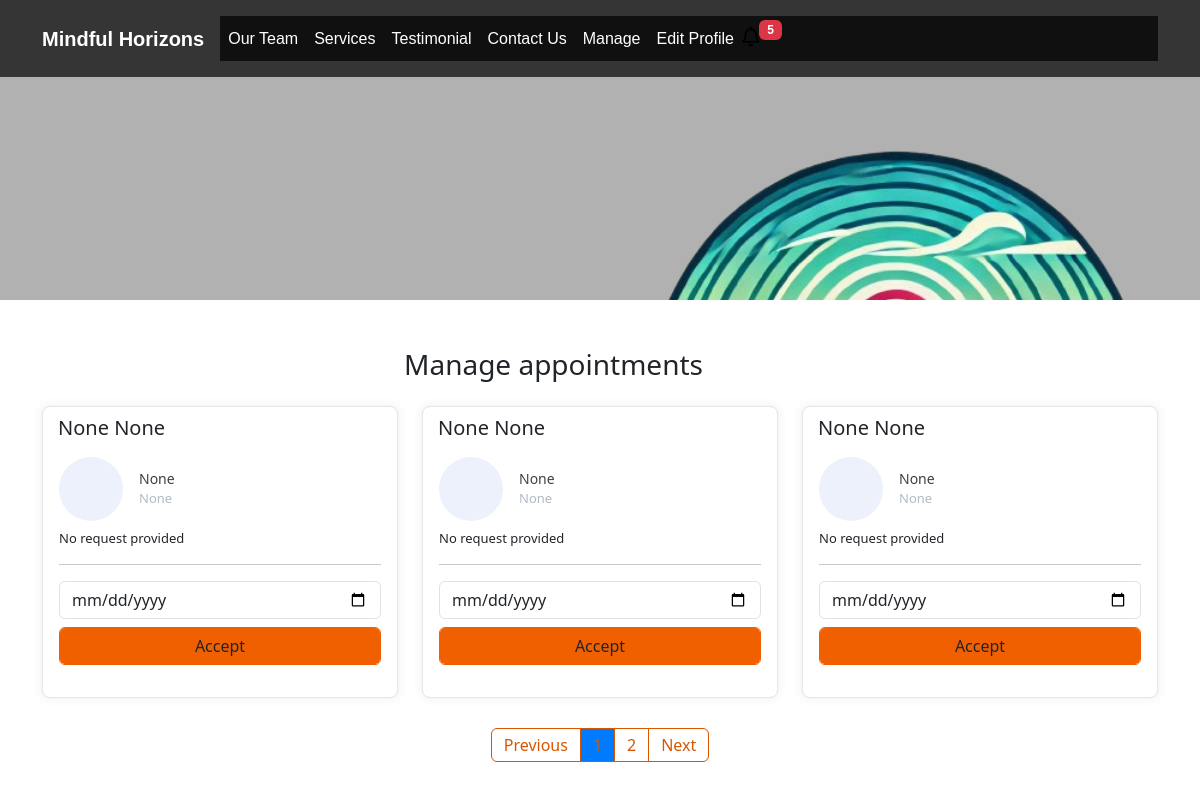
Page /manage-appointments/ (signed in) on the committed database.
### doctor/models.py (models this page shows)
class Appointment(models.Model):
    first_name = models.CharField(max_length=100, null=True, blank=True)
    last_name = models.CharField(max_length=100, null=True, blank=True)
    email = models.EmailField(max_length=254, null=True, blank=True)
    phone = models.CharField(max_length=20, null=True, blank=True)
    request = models.TextField(default='No request provided')
    accepted = models.BooleanField(default=False)
    rejected = models.BooleanField(default=False)
    accepted_date = models.DateTimeField(null=True, blank=True)
    meet_link = models.URLField(max_length=500, blank=True, null=True)
    created_at = models.DateTimeField(auto_created=True, default=timezone.now)

### doctor/views.py (the view, shortened to what this page needs)
# urls.py: path("manage-appointments/", ManageAppointmentTemplateView.as_view(), name="manage"),
class ManageAppointmentTemplateView(LoginRequiredMixin, ListView):
    template_name = "manage-appointments.html"
    model = Appointment
    context_object_name = "appointments"
    paginate_by = 3
    def get_context_data(self, **kwargs):
        context = super().get_context_data(**kwargs)
        context['title'] = 'Manage Appointments'
        return context

### doctor/context_processors.py (called while the page is built)
def get_notifications(request):
    count = Appointment.objects.filter(accepted=False).count()
    data = {
        "count":count
    }
    return data

### templates/manage-appointments.html (shortened to what this page needs)
{% extends 'base.html' %}
  {% block content %}
    <div class="container mt-5">
        <div class="col-11 text-center mt-4 mb-4">
            <h3>
                Manage appointments
            </h3>
        </div>
        <div class="row">
          {% for app in appointments %}
            <div class="col-lg-4">
                <div class="card card-margin">
                    <div class="card-header no-border">
                        <h5 class="card-title">{{ app.first_name }} {{ app.last_name }}</h5>
                    </div>
                    <div class="card-body pt-0">
                        <div class="widget-49">
                            <div class="widget-49-title-wrapper">
                                <div class="widget-49-date-primary">
                                </div>
                                <div class="widget-49-meeting-info">
                                    <span class="widget-49-pro-title">{{ app.email }}</span>
                                    <span class="widget-49-meeting-time">{{ app.phone }}</span>
                                </div>
                            </div>
                            <div class="widget-49-meeting-points">
                                <span>{{ app.request }}</span>
                            </div>
                            <hr class="w-100">
                            {% if app.accepted == False %}
                            <form method="POST" action="{% url 'manage' %}">
                            <div class="form-group">
                                <input type="date" name="date" class="form-control mb-2"
                                    placeholder="dd-mm-yyyy" value=""
                                    min="1997-01-01" max="2030-12-31">
                                <input class="btn-block btn-primary form-control" type="submit" value="Accept" >
                            </div>
                          </form>
                          {% endif %}
                        </div>
                    </div>
                </div>
            </div>
            {% endfor %}
            {% if is_paginated %}
            <div class="wrapper">
                <nav aria-label="Page navigation example">
                    <ul class="pagination">
                        {% if page_obj.has_previous %}
                        <li class="page-item">
                            <a class="page-link" href="?page={{ page_obj.previous_page_number }}" aria-label="Previous">Previous</a>
                        </li>
                        {% else %}
                        <li class="page-item disabled">
                            <a class="page-link" href="#" aria-label="Previous">Previous</a>
                        </li>
                        {% endif %}
                        {% for number in page_obj.paginator.page_range %}
                        <li class="page-item {% if number == page_obj.number %}active{% endif %}">
                            <a class="page-link" href="?page={{ number }}">{{ number }}</a>
                        </li>
                        {% endfor %}
                        {% if page_obj.has_next %}
                        <li class="page-item">
                            <a class="page-link" href="?page={{ page_obj.next_page_number }}" aria-label="Next">Next</a>
                        </li>
                        {% else %}
                        <li class="page-item disabled">
                            <a class="page-link" href="#" aria-label="Next">Next</a>
                        </li>
                        {% endif %}
                    </ul>
                </nav>
            </div>
            {% endif %}
{% endblock content %}

### static/css/styles.css (style rules this page uses)
.form-control { box-shadow: none !important; outline: none !important; border: 2px solid #cecece; height: 38px; }
.title-box .border,.btn-primary,.back-to-top, .logo i,.question-q-box,.social-circle li a:hover { background-color: #f16000 !important; }
.btn-primary { border: 1px solid #f16000 !important; }

### rows in the picture
Appointment: first_name "None", last_name "None", email "None", phone "None", request "No request provided"
Appointment: first_name "None", last_name "None", email "None", phone "None", request "No request provided"
Appointment: first_name "None", last_name "None", email "None", phone "None", request "No request provided"

### other values in the picture
{{ count }} "5"
{{ number }} "2"
